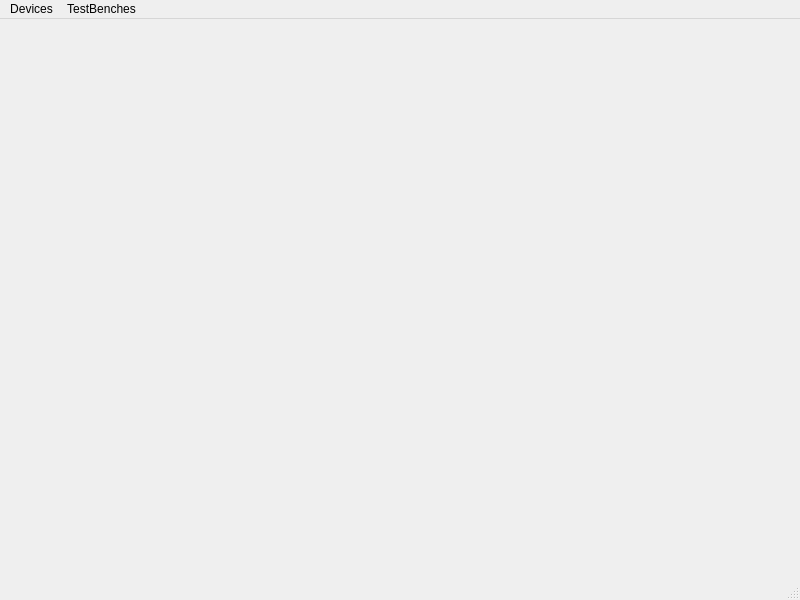
<?xml version="1.0" encoding="UTF-8"?>
<ui version="4.0">
 <class>MainWindow</class>
 <widget class="QMainWindow" name="MainWindow">
  <property name="geometry">
   <rect>
    <x>0</x>
    <y>0</y>
    <width>800</width>
    <height>600</height>
   </rect>
  </property>
  <property name="windowTitle">
   <string>MainWindow</string>
  </property>
  <widget class="QWidget" name="centralwidget"/>
  <widget class="QMenuBar" name="menubar">
   <property name="geometry">
    <rect>
     <x>0</x>
     <y>0</y>
     <width>800</width>
     <height>23</height>
    </rect>
   </property>
   <widget class="QMenu" name="menuDevices">
    <property name="title">
     <string>Devices</string>
    </property>
    <widget class="QMenu" name="menuSignal_Generator">
     <property name="title">
      <string>Signal Generator</string>
     </property>
     <addaction name="actionSMB100A"/>
     <addaction name="actionSMA100B"/>
    </widget>
    <widget class="QMenu" name="menuVector_Network_Analyzer">
     <property name="title">
      <string>Vector Network Analyzer</string>
     </property>
     <addaction name="actionZNB40"/>
    </widget>
    <widget class="QMenu" name="menuSpectrum_Analyzer">
     <property name="title">
      <string>Spectrum Analyzer</string>
     </property>
     <addaction name="actionFSV7G"/>
     <addaction name="actionFSV30G"/>
    </widget>
    <addaction name="menuSignal_Generator"/>
    <addaction name="menuVector_Network_Analyzer"/>
    <addaction name="menuSpectrum_Analyzer"/>
   </widget>
   <widget class="QMenu" name="menuTestBenches">
    <property name="title">
     <string>TestBenches</string>
    </property>
    <addaction name="actionS_para_Measurement"/>
    <addaction name="actionNF_Sourcepull"/>
   </widget>
   <addaction name="menuDevices"/>
   <addaction name="menuTestBenches"/>
  </widget>
  <widget class="QStatusBar" name="statusbar"/>
  <action name="actionSMB100A">
   <property name="text">
    <string>SMB100A</string>
   </property>
  </action>
  <action name="actionSMA100B">
   <property name="text">
    <string>SMA100B</string>
   </property>
  </action>
  <action name="actionZNB40">
   <property name="text">
    <string>ZNB40</string>
   </property>
  </action>
  <action name="actionFSV7G">
   <property name="text">
    <string>FSV7G</string>
   </property>
  </action>
  <action name="actionFSV30G">
   <property name="text">
    <string>FSV30G</string>
   </property>
  </action>
  <action name="actionS_para_Measurement">
   <property name="text">
    <string>S-para Measurement</string>
   </property>
  </action>
  <action name="actionNF_Sourcepull">
   <property name="text">
    <string>NF Sourcepull</string>
   </property>
  </action>
 </widget>
 <resources/>
 <connections/>
</ui>
